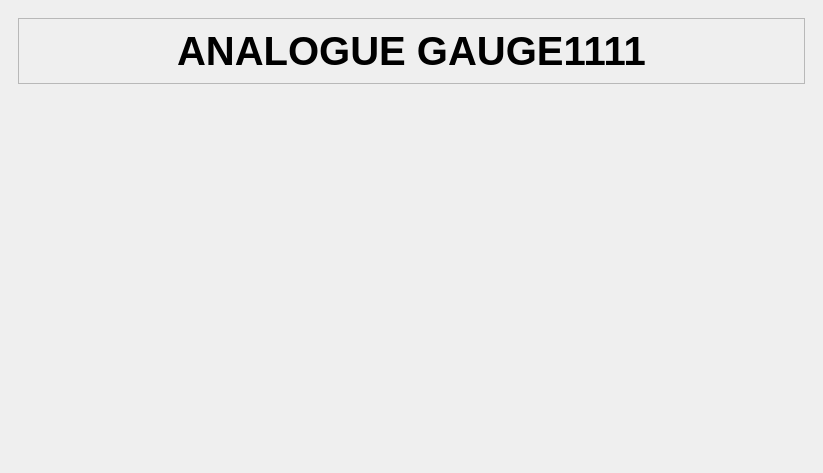
<?xml version="1.0" encoding="UTF-8"?>
<ui version="4.0">
 <class>MainWindow</class>
 <widget class="QMainWindow" name="MainWindow">
  <property name="geometry">
   <rect>
    <x>0</x>
    <y>0</y>
    <width>823</width>
    <height>473</height>
   </rect>
  </property>
  <property name="windowTitle">
   <string>AnalogGaugeWidget_Demo</string>
  </property>
  <property name="styleSheet">
   <string notr="true"/>
  </property>
  <widget class="QWidget" name="centralwidget">
   <property name="styleSheet">
    <string notr="true"/>
   </property>
   <layout class="QVBoxLayout" name="verticalLayout_2">
    <item>
     <widget class="QFrame" name="frame">
      <layout class="QVBoxLayout" name="verticalLayout">
       <item>
        <widget class="QFrame" name="frame_2">
         <property name="frameShape">
          <enum>QFrame::StyledPanel</enum>
         </property>
         <property name="frameShadow">
          <enum>QFrame::Raised</enum>
         </property>
         <layout class="QVBoxLayout" name="verticalLayout_7">
          <item alignment="Qt::AlignHCenter">
           <widget class="QLabel" name="label_28">
            <property name="font">
             <font>
              <pointsize>30</pointsize>
              <weight>75</weight>
              <bold>true</bold>
             </font>
            </property>
            <property name="text">
             <string>ANALOGUE GAUGE1111</string>
            </property>
           </widget>
          </item>
         </layout>
        </widget>
       </item>
       <item>
        <widget class="AnalogGaugeWidget" name="widget" native="true">
         <property name="sizePolicy">
          <sizepolicy hsizetype="Expanding" vsizetype="Expanding">
           <horstretch>1</horstretch>
           <verstretch>1</verstretch>
          </sizepolicy>
         </property>
         <property name="minimumSize">
          <size>
           <width>300</width>
           <height>300</height>
          </size>
         </property>
         <property name="maximumSize">
          <size>
           <width>600</width>
           <height>600</height>
          </size>
         </property>
         <property name="baseSize">
          <size>
           <width>300</width>
           <height>300</height>
          </size>
         </property>
         <property name="styleSheet">
          <string notr="true"/>
         </property>
         <layout class="QHBoxLayout" name="horizontalLayout"/>
        </widget>
       </item>
      </layout>
     </widget>
    </item>
   </layout>
  </widget>
 </widget>
 <customwidgets>
  <customwidget>
   <class>AnalogGaugeWidget</class>
   <extends>QWidget</extends>
   <header location="global">analoggaugewidget</header>
   <container>1</container>
   <slots>
    <signal>valueChanged(int)</signal>
    <slot>update_angle_offset(int)</slot>
    <slot>update_value(int)</slot>
    <slot>update_value2(int)</slot>
    <slot>set_start_scale_angle(int)</slot>
    <slot>set_total_scale_angle_size(int)</slot>
    <slot>set_MinValue(int)</slot>
    <slot>set_MaxValue(int)</slot>
    <slot>set_NeedleColor(int)</slot>
    <slot>set_scala_main_count(int)</slot>
   </slots>
  </customwidget>
 </customwidgets>
 <resources/>
 <connections/>
</ui>
